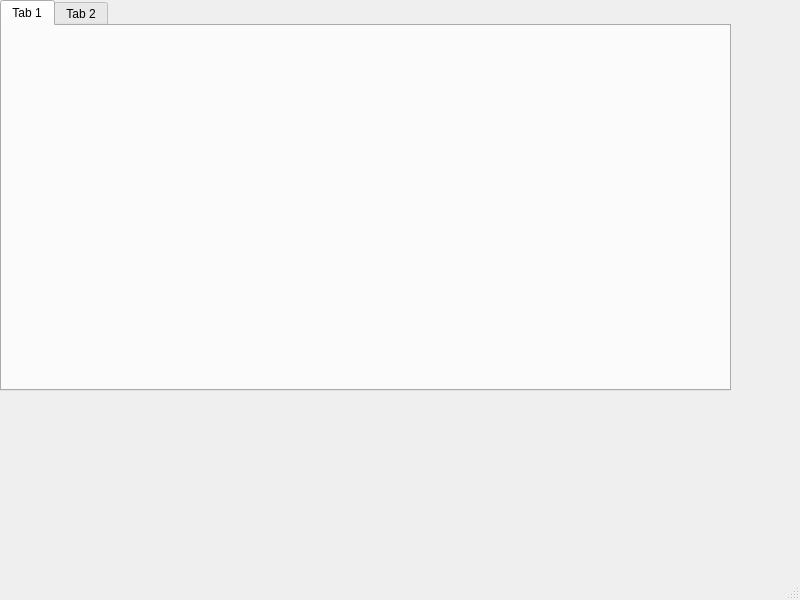
<?xml version="1.0" encoding="UTF-8"?>
<ui version="4.0">
 <class>Topic</class>
 <widget class="QMainWindow" name="Topic">
  <property name="geometry">
   <rect>
    <x>0</x>
    <y>0</y>
    <width>800</width>
    <height>600</height>
   </rect>
  </property>
  <property name="windowTitle">
   <string>Topic</string>
  </property>
  <widget class="QWidget" name="centralwidget">
   <widget class="QTabWidget" name="tabWidget">
    <property name="geometry">
     <rect>
      <x>0</x>
      <y>0</y>
      <width>731</width>
      <height>391</height>
     </rect>
    </property>
    <property name="sizePolicy">
     <sizepolicy hsizetype="Expanding" vsizetype="Expanding">
      <horstretch>0</horstretch>
      <verstretch>0</verstretch>
     </sizepolicy>
    </property>
    <property name="currentIndex">
     <number>0</number>
    </property>
    <widget class="QWidget" name="tab">
     <attribute name="title">
      <string>Tab 1</string>
     </attribute>
    </widget>
    <widget class="QWidget" name="tab_2">
     <attribute name="title">
      <string>Tab 2</string>
     </attribute>
    </widget>
   </widget>
  </widget>
  <widget class="QMenuBar" name="menubar">
   <property name="geometry">
    <rect>
     <x>0</x>
     <y>0</y>
     <width>800</width>
     <height>33</height>
    </rect>
   </property>
  </widget>
  <widget class="QStatusBar" name="statusbar"/>
 </widget>
 <resources/>
 <connections/>
</ui>
